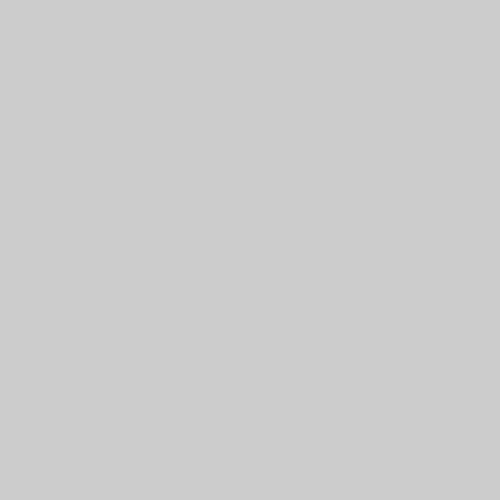
Frame 1 (no input)
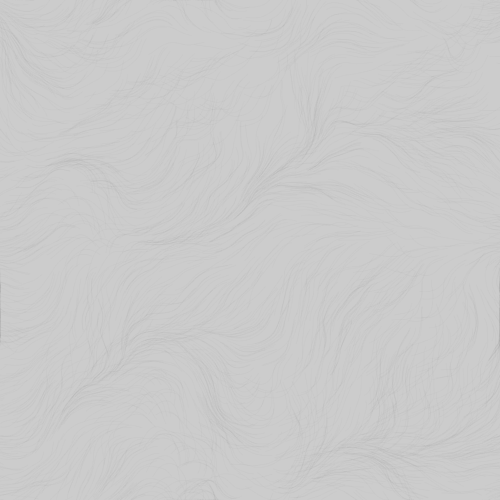
Frame 60 (the mouse pressed at the canvas centre just before this capture)
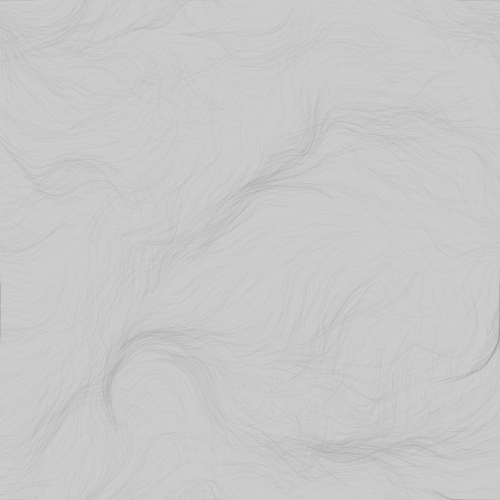
Frame 120 (the mouse held since frame 60 and released just before this capture)

The Processing sketch that drew these frames (run headless with seeded random() and noise(); from frame 60 on, the mouse is pressed at the canvas centre):

// Processing sketch: sketch_180330_noise_particles
// ── sketch_180330_noise_particles.pde
int nb = 2000; // nombre de billes total
float[] x = new float[nb];
float[] y = new float[nb];
float[] vx = new float[nb];
float[] vy = new float[nb];
float angle = 0.0;

void setup()
{
  size(500, 500);
  for (int i=0; i<nb; i=i+1)
  {
    x[i] = random(0, 500);
    y[i] = random(0, 500);
  }
}

void draw()
{
  noStroke();
  fill(0, 5);
  for (int i=0; i<nb; i=i+1)
  {
    angle = 360.0 * noise(x[i]*0.01, y[i]*0.01, frameCount * 0.01);
    vx[i] = cos( radians(angle) );
    vy[i] = sin( radians(angle) );
    x[i] = x[i] + vx[i];
    y[i] = y[i] + vy[i];

    if ( x[i] < 0 ) x[i] = 500; 
    else if ( x[i] > 500) x[i] = 0;
    if ( y[i] < 0 ) y[i] = 500;
    else if (y[i] > 500) y[i] = 0;    


    ellipse( x[i], y[i], 1, 1 );
  }
}
